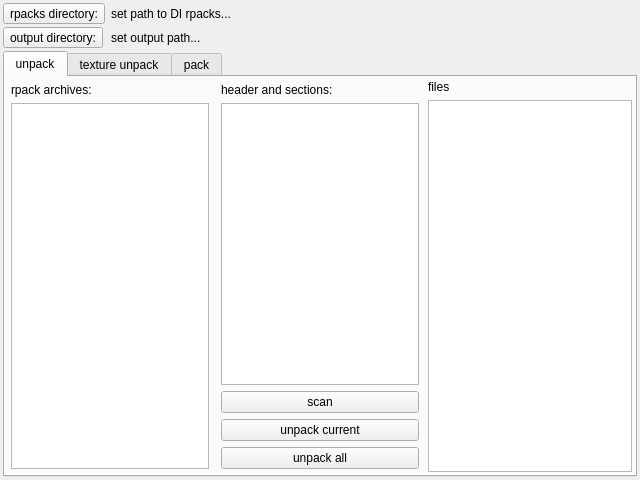
<?xml version="1.0" encoding="UTF-8"?>
<ui version="4.0">
 <class>Widget</class>
 <widget class="QWidget" name="Widget">
  <property name="geometry">
   <rect>
    <x>0</x>
    <y>0</y>
    <width>640</width>
    <height>480</height>
   </rect>
  </property>
  <property name="windowTitle">
   <string>rpack viewer</string>
  </property>
  <property name="windowIcon">
   <iconset resource="resources.qrc">
    <normaloff>:/icon.ico</normaloff>:/icon.ico</iconset>
  </property>
  <layout class="QVBoxLayout" name="verticalLayout">
   <property name="spacing">
    <number>3</number>
   </property>
   <property name="margin">
    <number>3</number>
   </property>
   <item>
    <layout class="QGridLayout" name="gridLayout_2">
     <property name="verticalSpacing">
      <number>3</number>
     </property>
     <item row="0" column="1">
      <widget class="QLabel" name="lbInDirectory">
       <property name="text">
        <string>set path to DI rpacks...</string>
       </property>
       <property name="scaledContents">
        <bool>true</bool>
       </property>
      </widget>
     </item>
     <item row="0" column="0">
      <widget class="QToolButton" name="selectInput">
       <property name="text">
        <string>rpacks directory:</string>
       </property>
      </widget>
     </item>
     <item row="1" column="0">
      <widget class="QToolButton" name="selectOutput">
       <property name="text">
        <string>output directory:</string>
       </property>
      </widget>
     </item>
     <item row="1" column="1">
      <widget class="QLabel" name="lbOutDirectory">
       <property name="text">
        <string>set output path...</string>
       </property>
       <property name="scaledContents">
        <bool>true</bool>
       </property>
      </widget>
     </item>
    </layout>
   </item>
   <item>
    <widget class="QTabWidget" name="tabWidget">
     <property name="enabled">
      <bool>true</bool>
     </property>
     <property name="currentIndex">
      <number>0</number>
     </property>
     <widget class="QWidget" name="pageUnpack">
      <attribute name="title">
       <string>unpack</string>
      </attribute>
      <layout class="QHBoxLayout" name="horizontalLayout_2" stretch="1,1,1">
       <property name="spacing">
        <number>6</number>
       </property>
       <property name="margin">
        <number>3</number>
       </property>
       <item>
        <layout class="QVBoxLayout" name="verticalLayout_3">
         <property name="spacing">
          <number>6</number>
         </property>
         <property name="margin">
          <number>3</number>
         </property>
         <item>
          <widget class="QLabel" name="label">
           <property name="text">
            <string>rpack archives:</string>
           </property>
          </widget>
         </item>
         <item>
          <widget class="QListWidget" name="rpackList">
           <property name="editTriggers">
            <set>QAbstractItemView::NoEditTriggers</set>
           </property>
           <property name="showDropIndicator" stdset="0">
            <bool>false</bool>
           </property>
           <property name="alternatingRowColors">
            <bool>true</bool>
           </property>
           <property name="sortingEnabled">
            <bool>true</bool>
           </property>
          </widget>
         </item>
        </layout>
       </item>
       <item>
        <layout class="QVBoxLayout" name="verticalLayout_5">
         <property name="spacing">
          <number>6</number>
         </property>
         <property name="margin">
          <number>3</number>
         </property>
         <item>
          <widget class="QLabel" name="label_3">
           <property name="text">
            <string>header and sections:</string>
           </property>
          </widget>
         </item>
         <item>
          <widget class="QListWidget" name="headerList">
           <property name="editTriggers">
            <set>QAbstractItemView::NoEditTriggers</set>
           </property>
           <property name="showDropIndicator" stdset="0">
            <bool>false</bool>
           </property>
           <property name="alternatingRowColors">
            <bool>true</bool>
           </property>
          </widget>
         </item>
         <item>
          <widget class="QPushButton" name="scanRpack">
           <property name="text">
            <string>scan</string>
           </property>
          </widget>
         </item>
         <item>
          <widget class="QPushButton" name="unpackRpack">
           <property name="text">
            <string>unpack current</string>
           </property>
          </widget>
         </item>
         <item>
          <widget class="QPushButton" name="unpackAll">
           <property name="text">
            <string>unpack all</string>
           </property>
          </widget>
         </item>
        </layout>
       </item>
       <item>
        <layout class="QVBoxLayout" name="verticalLayout_2">
         <item>
          <widget class="QLabel" name="label_2">
           <property name="text">
            <string>files</string>
           </property>
          </widget>
         </item>
         <item>
          <widget class="QListWidget" name="filesList">
           <property name="editTriggers">
            <set>QAbstractItemView::NoEditTriggers</set>
           </property>
           <property name="showDropIndicator" stdset="0">
            <bool>false</bool>
           </property>
           <property name="alternatingRowColors">
            <bool>true</bool>
           </property>
          </widget>
         </item>
        </layout>
       </item>
      </layout>
     </widget>
     <widget class="QWidget" name="pageTexUnpack">
      <attribute name="title">
       <string>texture unpack</string>
      </attribute>
      <layout class="QHBoxLayout" name="horizontalLayout">
       <item>
        <layout class="QVBoxLayout" name="verticalLayout_4">
         <item>
          <widget class="QLabel" name="label_4">
           <property name="text">
            <string>textures:</string>
           </property>
          </widget>
         </item>
         <item>
          <widget class="QListWidget" name="texturesList">
           <property name="editTriggers">
            <set>QAbstractItemView::NoEditTriggers</set>
           </property>
           <property name="showDropIndicator" stdset="0">
            <bool>false</bool>
           </property>
           <property name="alternatingRowColors">
            <bool>true</bool>
           </property>
          </widget>
         </item>
        </layout>
       </item>
       <item>
        <layout class="QVBoxLayout" name="verticalLayout_6">
         <item>
          <widget class="QLabel" name="label_5">
           <property name="text">
            <string>TextLabel</string>
           </property>
          </widget>
         </item>
         <item>
          <widget class="QListWidget" name="detailsList">
           <property name="showDropIndicator" stdset="0">
            <bool>false</bool>
           </property>
           <property name="alternatingRowColors">
            <bool>true</bool>
           </property>
          </widget>
         </item>
         <item>
          <widget class="QPushButton" name="scanTextures">
           <property name="text">
            <string>scan for textures</string>
           </property>
          </widget>
         </item>
         <item>
          <widget class="QPushButton" name="unpackTexture">
           <property name="text">
            <string>unpack texture</string>
           </property>
          </widget>
         </item>
         <item>
          <widget class="QPushButton" name="unpackAllTextures">
           <property name="text">
            <string>unpack all textures</string>
           </property>
          </widget>
         </item>
        </layout>
       </item>
       <item>
        <layout class="QVBoxLayout" name="verticalLayout_7">
         <item>
          <widget class="QLabel" name="label_6">
           <property name="text">
            <string>TextLabel</string>
           </property>
          </widget>
         </item>
         <item>
          <widget class="QListWidget" name="listWidget_2">
           <property name="showDropIndicator" stdset="0">
            <bool>false</bool>
           </property>
           <property name="alternatingRowColors">
            <bool>true</bool>
           </property>
          </widget>
         </item>
        </layout>
       </item>
      </layout>
     </widget>
     <widget class="QWidget" name="pagePack">
      <attribute name="title">
       <string>pack</string>
      </attribute>
     </widget>
    </widget>
   </item>
  </layout>
 </widget>
 <layoutdefault spacing="6" margin="11"/>
 <resources>
  <include location="resources.qrc"/>
 </resources>
 <connections/>
</ui>
